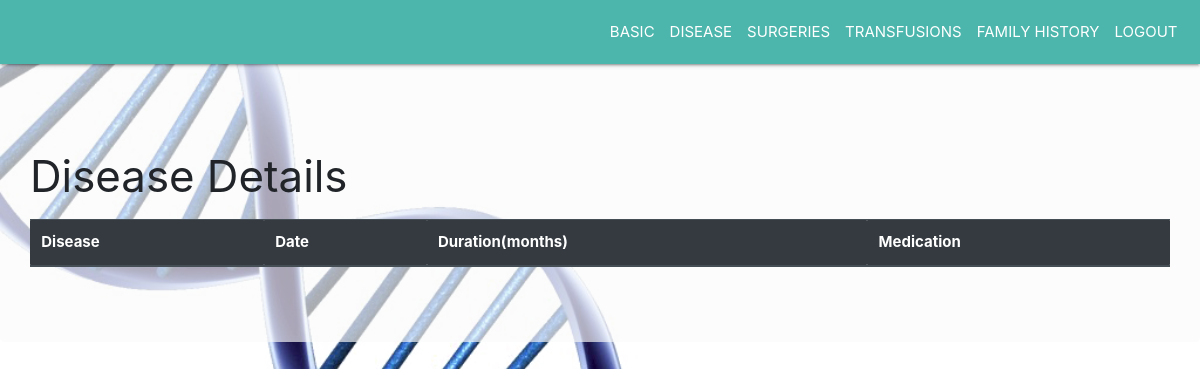
/doctor/viewdiseases/2408256975, run on an earlier commit of the app's database.
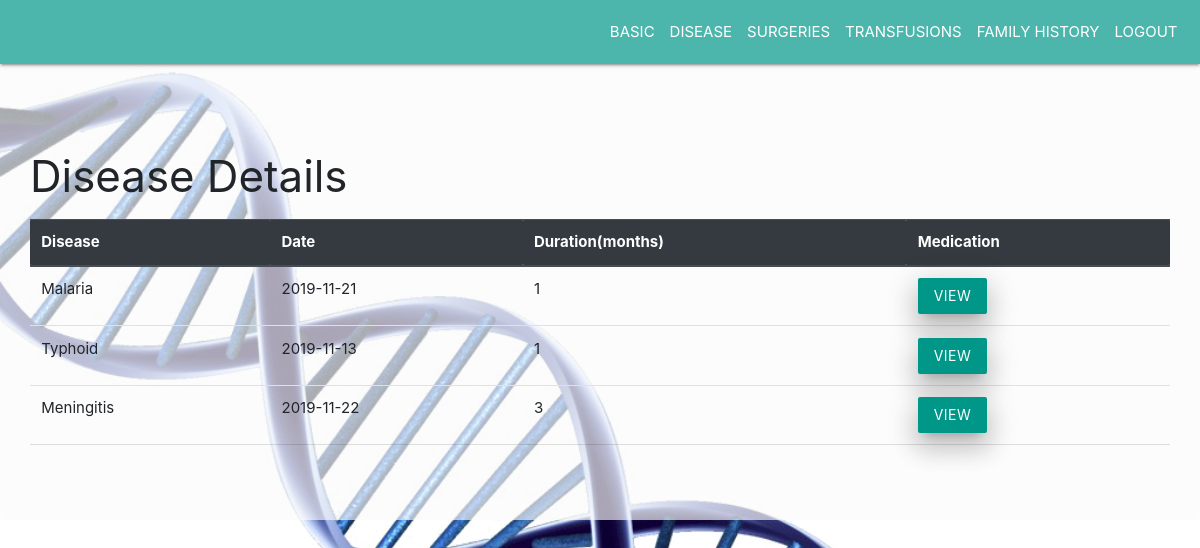
And on a later commit of the database.
### tables this page shows
CREATE TABLE disease
            (d_id integer primary key autoincrement,p_id number,name text,date text,duration number,constraint fk1 foreign key(p_id) references patient(p_id) on delete cascade);

### app1.py (the view)
@app.route('/doctor/viewdiseases/<pid>')
def viewdiseases(pid):
    con=sql.connect('database.db')
    cur=con.cursor()
    p_id=pid
    res=cur.execute("select * from disease where p_id=(?)",(p_id,)).fetchall()
    return render_template('viewdiseases.html',res=res,p_id=p_id)

### templates/viewdiseases.html (shortened to what this page needs)
<!DOCTYPE html>
    <head>
        <link rel="stylesheet" href="https://stackpath.bootstrapcdn.com/bootstrap/4.3.1/css/bootstrap.min.css">
        <link rel="stylesheet" href="https://cdnjs.cloudflare.com/ajax/libs/materialize/1.0.0/css/materialize.min.css">
    </head>
    <body>
        <nav class="navbar navbar-expand-sm teal lighten-2 justify-content-end">
                <ul class="navbar-nav">
                    <li class="nav-item">
                    <a class="nav-link" href="{{ url_for('viewbasic',pid=p_id) }}">BASIC</a>
                    </li>
                    <li class="nav-item">
                    <a class="nav-link" href="{{ url_for('viewdiseases',pid=p_id) }}">DISEASE</a>
                    </li>
                    <li class="nav-item">
                    <a class="nav-link" href="{{ url_for('viewsurgeries',pid=p_id) }}">SURGERIES</a>
                    </li>
                    <li class="nav-item">
                    <a class="nav-link" href="{{ url_for('viewtransfusions',pid=p_id) }}">TRANSFUSIONS</a>
                    </li>
                    <li class="nav-item">
                    <a class="nav-link" href="{{ url_for('viewfamilyhistory',pid=p_id) }}">FAMILY HISTORY</a>
                    </li>
                    <li class="nav-item">
                    <a class="nav-link" href="/">LOGOUT</a>
                    </li>
            </ul>
        </nav>
        <div class="jumbotron" style="background:rgba(250, 250, 250, 0.658) ;">
            <h3>Disease Details</h3>
            <div class="d-flex justify-content-end">
            <table class="table">
                    <thead class="thead-dark">
                      <tr>
                        <th>Disease</th>
                        <th>Date</th>
                        <th>Duration(months)</th>
                        <th>Medication</th>
                      </tr>
                    </thead>
                    <tbody>
                        {% for row in res %}
                      <tr>
                        <td>{{ row[2] }}</td>
                        <td>{{ row[3] }}</td>
                        <td>{{ row[4] }}</td>
                        <td><a href="{{ url_for('viewmedications',pid=p_id,did=row[0]) }}" class="waves-effect teal waves-light btn z-depth-4">View</a></td>
                      </tr>
                      {% endfor %}
                    </tbody>
                  </table>
        </div>
    </body>
</html>

What changed in the data, as far as the page shows it:
now on this page (row edited): disease: name "Malaria", date "2019-11-21", duration "1"
added disease: name "Typhoid", date "2019-11-13", duration "1"
added disease: name "Meningitis", date "2019-11-22", duration "3"
